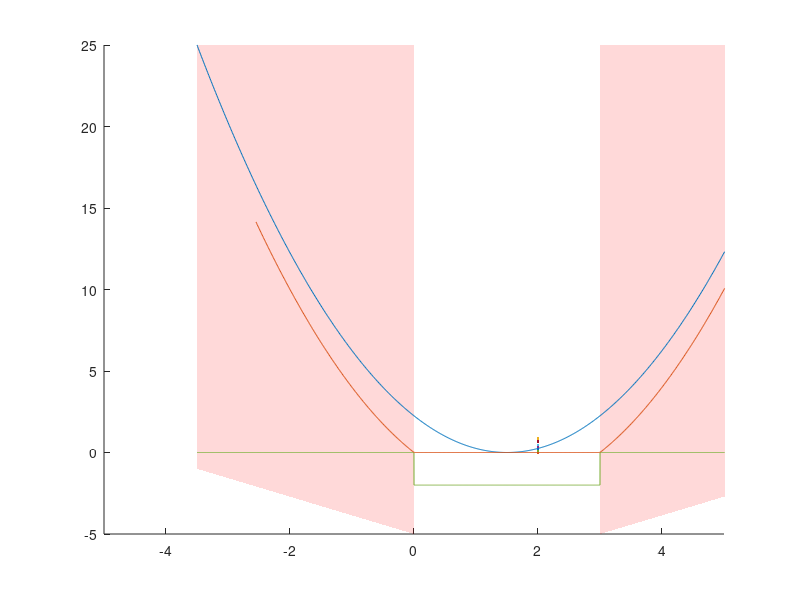

The MATLAB script that drew this image: (Note: this script raises an error after producing the figure.)
clear; close all

%% Setting up variables
dt = 1.5;
% kL = 10;
alpha = 1;
J = @(x,kL) tanh(kL .* (x - dt)) + tanh(kL .* (-x - dt));
f = linspace(-5,5,1000); % setting this as (x - x_t) 
f2 = linspace(-5,5,10000); % setting this as (x - x_t) 
soft_max = @(x,y,k) log(exp(k.*x) + exp(k.*y)) .* (1/k); %soft max function
k = [1, 5,40, 100, 150];
k2 = [1, 10, 100, 1000];
rho = [1,5,10]
xr = 1.5;

%% Tracking cost comparison
figure(1)
xlim([-5,5])

p5= patch([-dt.*ones(size(f)), fliplr(min(xlim).*ones(size(f)))]+xr, [linspace(-5, f(1).^2, length(f)), fliplr(linspace(-1, f(1).^2, length(f)))], [1, 0, 0] , 'FaceAlpha', 0.15, 'EdgeColor', 'none');
hold on
p6 = patch([+dt.*ones(size(f)), fliplr(max(xlim).*ones(size(f)))]+xr, [linspace(-5, f(1).^2, length(f)), fliplr(linspace(-1, f(1).^2, length(f)))], [1, 0, 0] , 'FaceAlpha', 0.15, 'EdgeColor', 'none');

cost = f.^2; %set point
p1 = plot(f+xr,cost, LineWidth=2, Color=[0 0.4470 0.7410]);
cost = J(f2, 1e09); % Lr
p2 = plot(f2+xr,cost, LineWidth=2,Color=[0.4660 0.6740 0.1880]);
out = soft_max((f.^2 - dt.^2).*alpha, 0,50); % soft const
p3 = plot(f+xr,out, LineWidth=2, Color=[ 0.8500 0.3250 0.0980]); 
p4 = xline(1.5, 'r--',LineWidth=2); %ref

hold off
grid on
xlabel("Position [m]",FontSize=12,FontWeight="bold",Interpreter="latex")
ylabel('Lagrange Cost',FontSize=12,FontWeight="bold",Interpreter="latex")
xlim([-2 5])
ylim([-2.5 10])
legend([p1, p2, p3, p4, p5] ,["Setpoint tracking","In-range tracking (n.a.i.r)", "In-range tracking (a.i.r) with soft constraints", "Reference", "Out of range"], 'Location','northoutside', 'NumColumns', 2,  'Interpreter','latex','FontSize',11)


%% Unregularized cost: varying K1
figure(2)
f = linspace(-10,10, 1000);
xlim([-10,10])
p4= patch([-dt.*ones(size(f)), fliplr(min(xlim).*ones(size(f)))]+xr, [linspace(-5, f(1).^2, length(f)), fliplr(linspace(-1, f(1).^2, length(f)))], [0, 0, 0] , 'FaceAlpha', 0.15, 'EdgeColor', 'none');
hold on 
p5 = patch([+dt.*ones(size(f)), fliplr(max(xlim).*ones(size(f)))]+xr, [linspace(-5, f(1).^2, length(f)), fliplr(linspace(-1, f(1).^2, length(f)))], [0, 0, 0] , 'FaceAlpha', 0.15, 'EdgeColor', 'none');

cost = J(f, k(1));
p1 = plot(f+xr,cost, LineWidth=2,Color=[0 0.4470 0.7410]);
cost = J(f, k(2));
p2 = plot(f+xr,cost, LineWidth=2);
pr = xline(1.5, 'r--',LineWidth=2);
cost = J(f, k(4));
p3 = plot(f+xr,cost, LineWidth=2,Color=[0.5 0 0.5]);
hold off
grid on
xlim([-2, 5])
ylim([-2, 1])
legend([p1, p2, p3,pr, p4] ,["$k_1 = 1$","$k_1 = 5$", "$k_1 = 100$", "Reference", "Out of range"], 'Location','northoutside', 'NumColumns', 2,  'Interpreter','latex','FontSize',11)
xlabel("Position [m]",FontSize=12,FontWeight="bold",Interpreter="latex")
ylabel('$L_S$',FontSize=12,FontWeight="bold",Interpreter="latex")

%% Regularized cost: Varying K1 (K2 = 1000)
figure(3)
f = linspace(-10,10, 1000);
xlim([-10,10])
p4= patch([-dt.*ones(size(f)), fliplr(min(xlim).*ones(size(f)))]+xr, [linspace(-5, f(1).^2, length(f)), fliplr(linspace(-1, f(1).^2, length(f)))], [0, 0, 0] , 'FaceAlpha', 0.15, 'EdgeColor', 'none');
hold on 
p5 = patch([+dt.*ones(size(f)), fliplr(max(xlim).*ones(size(f)))]+xr, [linspace(-5, f(1).^2, length(f)), fliplr(linspace(-1, f(1).^2, length(f)))], [0, 0, 0] , 'FaceAlpha', 0.15, 'EdgeColor', 'none');

cost = J(f, k(1));
cost = cost + f.^2.*(1/k2(4).^3);

p1 = plot(f+xr,cost, LineWidth=2,Color=[0 0.4470 0.7410]);
cost = J(f, k(2));
cost = cost + f.^2.*(1/k2(4).^3);
p2 = plot(f+xr,cost, LineWidth=2);
pr = xline(1.5, 'r--',LineWidth=2);
cost = J(f, k(4));
cost = cost + f.^2.*(1/k2(4));
p3 = plot(f+xr,cost, LineWidth=2,Color=[0.5 0 0.5]);
hold off
grid on
xlim([-2, 5])
ylim([-2, 1])
legend([p1, p2, p3,pr, p4] ,["$k_1 = 1$","$k_1 = 5$", "$k_1 = 100$", "Reference", "Out of range"], 'Location','northoutside', 'NumColumns', 2,  'Interpreter','latex','FontSize',11)
xlabel("Position [m]",FontSize=12,FontWeight="bold",Interpreter="latex")
ylabel('$L_S$',FontSize=12,FontWeight="bold",Interpreter="latex")

%% Regularized cost: varying K2 (K1 = 100)
figure(4)
f = linspace(-10,10, 1000);
xlim([-10,10])
p4= patch([-dt.*ones(size(f)), fliplr(min(xlim).*ones(size(f)))]+xr, [linspace(-5, f(1).^2, length(f)), fliplr(linspace(-1, f(1).^2, length(f)))], [0, 0, 0] , 'FaceAlpha', 0.15, 'EdgeColor', 'none');
hold on 
p5 = patch([+dt.*ones(size(f)), fliplr(max(xlim).*ones(size(f)))]+xr, [linspace(-5, f(1).^2, length(f)), fliplr(linspace(-1, f(1).^2, length(f)))], [0, 0, 0] , 'FaceAlpha', 0.15, 'EdgeColor', 'none');
cost = J(f, k(4));
cost = cost + soft_max(f.^2-dt.^2,0,10).*(1/k2(1));
p1 = plot(f+xr,cost, LineWidth=2,Color=[0 0.4470 0.7410]);
cost = J(f, k(4));
cost = cost + soft_max(f.^2-dt.^2,0,10).*(1/k2(2));
p2 = plot(f+xr,cost, LineWidth=2);
pr = xline(1.5, 'r--',LineWidth=2);
cost = J(f, k(4));
cost = cost + soft_max(f.^2-dt.^2,0,10).*(1/k2(4));
p3 = plot(f+xr,cost, LineWidth=2,Color=[0.5 0 0.5]);
hold off
grid on
xlim([-2, 5])
ylim([-2, 10])
legend([p1, p2, p3,pr, p4] ,["$k_2 = 1$","$k_2 = 100$", "$k_2 = 1000$", "Reference", "Out of range"], 'Location','northoutside', 'NumColumns', 2,  'Interpreter','latex','FontSize',11)
xlabel("Position [m]",FontSize=12,FontWeight="bold",Interpreter="latex")
ylabel('$L_S+L_R$',FontSize=12,FontWeight="bold",Interpreter="latex")

%% Regularized cost: varying K1 and K2
figure(5)
f = linspace(-10,10, 1000);
xlim([-10,10])
p4= patch([-dt.*ones(size(f)), fliplr(min(xlim).*ones(size(f)))]+xr, [linspace(-5, f(1).^2, length(f)), fliplr(linspace(-1, f(1).^2, length(f)))], [0, 0, 0] , 'FaceAlpha', 0.15, 'EdgeColor', 'none');
hold on 
p5 = patch([+dt.*ones(size(f)), fliplr(max(xlim).*ones(size(f)))]+xr, [linspace(-5, f(1).^2, length(f)), fliplr(linspace(-1, f(1).^2, length(f)))], [0, 0, 0] , 'FaceAlpha', 0.15, 'EdgeColor', 'none');
cost = J(f, k(1));
cost = cost + soft_max(f.^2-dt.^2,0,rho(1)).*(1/k2(1));
p1 = plot(f+xr,cost, LineWidth=2,Color=[0 0.4470 0.7410]);
cost = J(f, k(2));
cost = cost + soft_max(f.^2-dt.^2,0,rho(2)).*(1/k2(2));
p2 = plot(f+xr,cost, LineWidth=2);
pr = xline(1.5, 'r--',LineWidth=2);
cost = J(f, k(4));
cost = cost + soft_max(f.^2-dt.^2,0,rho(3)).*(1/k2(4));
p3 = plot(f+xr,cost, LineWidth=2,Color=[0.5 0 0.5]);
hold off
grid on
xlim([-2, 5])
ylim([-2, 10])
legend([p1, p2, p3,pr, p4] ,["$k_1 = 1, k_2 = 1, \rho=1$","$k_1 = 5, k_2 = 50, \rho=3$", "$k_1 = 20, k_2 = 100, \rho=5$", "Reference", "Out of range"], 'Location','northoutside', 'NumColumns', 2,  'Interpreter','latex','FontSize',11)
xlabel("Position [m]",FontSize=12,FontWeight="bold",Interpreter="latex")
ylabel('$L_S+L_R$',FontSize=12,FontWeight="bold",Interpreter="latex")


